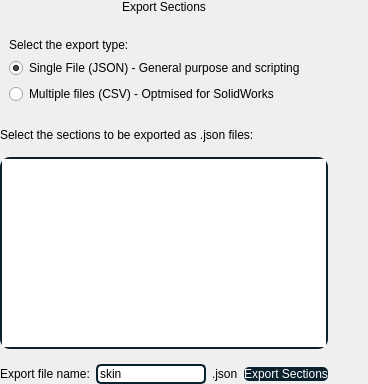
            <widget class="QWidget" name="export_page">
             <layout class="QGridLayout" name="gridLayout_3">
              <property name="leftMargin">
               <number>0</number>
              </property>
              <property name="topMargin">
               <number>0</number>
              </property>
              <property name="rightMargin">
               <number>0</number>
              </property>
              <property name="bottomMargin">
               <number>0</number>
              </property>
              <property name="verticalSpacing">
               <number>15</number>
              </property>
              <item row="0" column="4" rowspan="5">
               <spacer name="horizontalSpacer_27">
                <property name="orientation">
                 <enum>Qt::Orientation::Horizontal</enum>
                </property>
                <property name="sizeHint" stdset="0">
                 <size>
                  <width>40</width>
                  <height>20</height>
                 </size>
                </property>
               </spacer>
              </item>
              <item row="4" column="3">
               <widget class="QPushButton" name="export_export_button">
                <property name="styleSheet">
                 <string notr="true">QPushButton{
	font:700 10pt;
	background-color: #0B212E;
	border-radius:5px;
	color:white;
	padding:0.25em 1em;
}

QPushButton:hover{
	background-color: rgba(0,0,0,0.2);
	color: #0B212E;
	font: 700;
}</string>
                </property>
                <property name="text">
                 <string>Export Sections</string>
                </property>
               </widget>
              </item>
              <item row="0" column="0" colspan="4">
               <widget class="QLabel" name="label_42">
                <property name="styleSheet">
                 <string notr="true">QLabel{
	font:700 14pt;
	border-radius:10px;
	padding:0.25em 1em;
}</string>
                </property>
                <property name="text">
                 <string>Export Sections</string>
                </property>
                <property name="alignment">
                 <set>Qt::AlignmentFlag::AlignCenter</set>
                </property>
               </widget>
              </item>
              <item row="4" column="2">
               <widget class="QLabel" name="label_47">
                <property name="text">
                 <string>.json</string>
                </property>
               </widget>
              </item>
              <item row="3" column="0" colspan="4">
               <widget class="QListWidget" name="export_sectionsList">
                <property name="styleSheet">
                 <string notr="true">QListWidget{
	border: 2px solid #0B212E;
	padding-top:1em;
	padding-bottom: 1em;
	padding-left:1em;
	border-radius:10px;
	font: 12pt;
}

/* Item text padding so it isn’t glued to the border */
QListWidget::item,
QListWidget::item:selected,
QListWidget::item:hover {
    padding: 2px 10px;   /* top/bottom 6, left/right 10 */
}

/* Selection colours */
QListWidget::item:selected {
    background: #e6f2f7;
    color: #0B212E;
}

/* Optional: hover feedback */
QListWidget::item:hover {
    background: #f5f9fc;
}</string>
                </property>
                <property name="editTriggers">
                 <set>QAbstractItemView::EditTrigger::DoubleClicked|QAbstractItemView::EditTrigger::EditKeyPressed|QAbstractItemView::EditTrigger::SelectedClicked</set>
                </property>
                <property name="selectionMode">
                 <enum>QAbstractItemView::SelectionMode::MultiSelection</enum>
                </property>
               </widget>
              </item>
              <item row="4" column="1">
               <widget class="QLineEdit" name="export_expFileName_input">
                <property name="maximumSize">
                 <size>
                  <width>200</width>
                  <height>16777215</height>
                 </size>
                </property>
                <property name="styleSheet">
                 <string notr="true">QLineEdit{
	border: 2px solid #0B212E;
	padding-top: 0.1em;
	padding-bottom: 0.1em;
	padding-left:0.5em;
	border-radius:5px;
}</string>
                </property>
                <property name="text">
                 <string>skin</string>
                </property>
               </widget>
              </item>
              <item row="4" column="0">
               <widget class="QLabel" name="label_46">
                <property name="text">
                 <string>Export file name:</string>
                </property>
                <property name="buddy">
                 <cstring>export_expFileName_input</cstring>
                </property>
               </widget>
              </item>
              <item row="2" column="0" colspan="4">
               <widget class="QLabel" name="label_45">
                <property name="text">
                 <string>Select the sections to be exported as .json files:</string>
                </property>
               </widget>
              </item>
              <item row="1" column="0" colspan="4">
               <widget class="QWidget" name="widget_13" native="true">
                <property name="sizePolicy">
                 <sizepolicy hsizetype="Preferred" vsizetype="Preferred">
                  <horstretch>0</horstretch>
                  <verstretch>0</verstretch>
                 </sizepolicy>
                </property>
                <layout class="QVBoxLayout" name="verticalLayout_8">
                 <item>
                  <widget class="QLabel" name="label_58">
                   <property name="text">
                    <string>Select the export type:</string>
                   </property>
                  </widget>
                 </item>
                 <item>
                  <widget class="QRadioButton" name="export_json_toggle">
                   <property name="text">
                    <string>Single File (JSON) - General purpose and scripting</string>
                   </property>
                   <property name="checked">
                    <bool>true</bool>
                   </property>
                  </widget>
                 </item>
                 <item>
                  <widget class="QRadioButton" name="export_csv_toggle">
                   <property name="text">
                    <string>Multiple files (CSV) - Optmised for SolidWorks</string>
                   </property>
                  </widget>
                 </item>
                </layout>
               </widget>
              </item>
             </layout>
            </widget>
